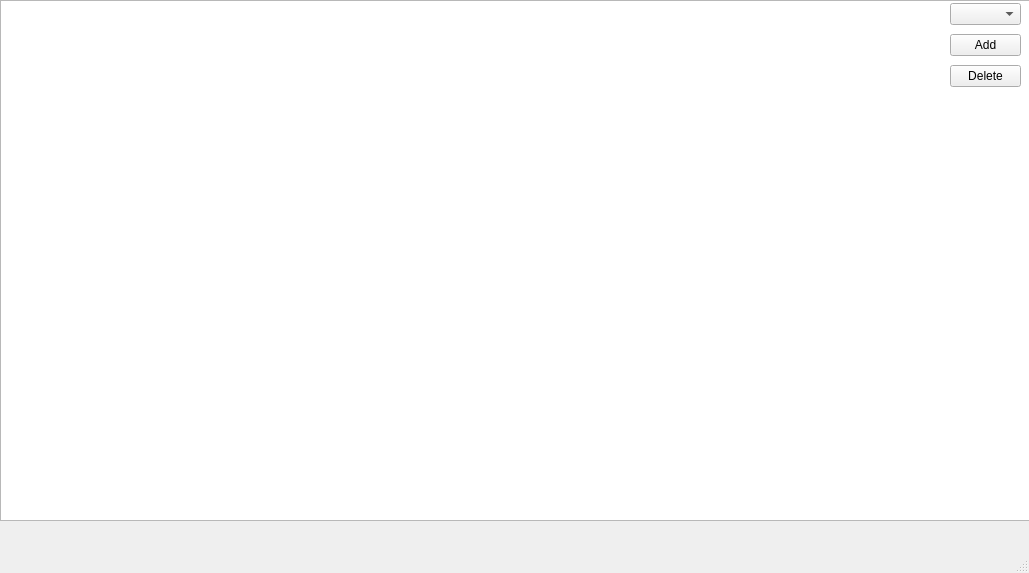
<?xml version="1.0" encoding="UTF-8"?>
<ui version="4.0">
 <class>MainWindow</class>
 <widget class="QMainWindow" name="MainWindow">
  <property name="geometry">
   <rect>
    <x>0</x>
    <y>0</y>
    <width>1029</width>
    <height>573</height>
   </rect>
  </property>
  <property name="windowTitle">
   <string>siweidaotu</string>
  </property>
  <widget class="QWidget" name="centralwidget">
   <widget class="QGraphicsView" name="graph">
    <property name="geometry">
     <rect>
      <x>0</x>
      <y>0</y>
      <width>1031</width>
      <height>521</height>
     </rect>
    </property>
   </widget>
   <widget class="QWidget" name="horizontalLayoutWidget">
    <property name="geometry">
     <rect>
      <x>950</x>
      <y>0</y>
      <width>71</width>
      <height>91</height>
     </rect>
    </property>
    <layout class="QVBoxLayout" name="verticalLayout">
     <property name="spacing">
      <number>6</number>
     </property>
     <property name="topMargin">
      <number>0</number>
     </property>
     <property name="bottomMargin">
      <number>0</number>
     </property>
     <item>
      <widget class="QComboBox" name="selected_node"/>
     </item>
     <item>
      <widget class="QPushButton" name="add_button">
       <property name="text">
        <string>Add</string>
       </property>
      </widget>
     </item>
     <item>
      <widget class="QPushButton" name="delete_button">
       <property name="text">
        <string>Delete</string>
       </property>
      </widget>
     </item>
    </layout>
   </widget>
  </widget>
  <widget class="QMenuBar" name="menubar">
   <property name="geometry">
    <rect>
     <x>0</x>
     <y>0</y>
     <width>1029</width>
     <height>23</height>
    </rect>
   </property>
  </widget>
  <widget class="QStatusBar" name="statusbar"/>
 </widget>
 <resources/>
 <connections/>
</ui>
